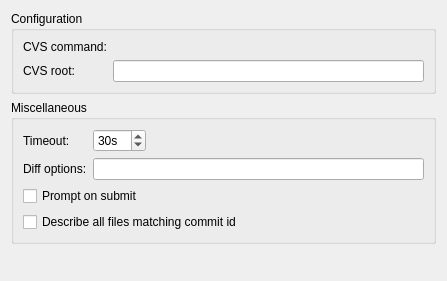
<?xml version="1.0" encoding="UTF-8"?>
<ui version="4.0">
 <class>Cvs::Internal::SettingsPage</class>
 <widget class="QWidget" name="Cvs::Internal::SettingsPage">
  <property name="geometry">
   <rect>
    <x>0</x>
    <y>0</y>
    <width>447</width>
    <height>281</height>
   </rect>
  </property>
  <layout class="QVBoxLayout" name="verticalLayout">
   <item>
    <widget class="QGroupBox" name="configGroupBox">
     <property name="title">
      <string>Configuration</string>
     </property>
     <layout class="QFormLayout" name="formLayout_2">
      <property name="fieldGrowthPolicy">
       <enum>QFormLayout::ExpandingFieldsGrow</enum>
      </property>
      <item row="0" column="0">
       <widget class="QLabel" name="commandLabel">
        <property name="text">
         <string>CVS command:</string>
        </property>
       </widget>
      </item>
      <item row="0" column="1">
       <widget class="Utils::PathChooser" name="commandPathChooser" native="true"/>
      </item>
      <item row="1" column="0">
       <widget class="QLabel" name="rootLabel">
        <property name="text">
         <string>CVS root:</string>
        </property>
       </widget>
      </item>
      <item row="1" column="1">
       <widget class="QLineEdit" name="rootLineEdit"/>
      </item>
     </layout>
    </widget>
   </item>
   <item>
    <widget class="QGroupBox" name="miscGroupBox">
     <property name="title">
      <string>Miscellaneous</string>
     </property>
     <layout class="QFormLayout" name="formLayout">
      <property name="fieldGrowthPolicy">
       <enum>QFormLayout::ExpandingFieldsGrow</enum>
      </property>
      <item row="1" column="0">
       <widget class="QLabel" name="diffOptionsLabel">
        <property name="text">
         <string>Diff options:</string>
        </property>
       </widget>
      </item>
      <item row="1" column="1">
       <widget class="QLineEdit" name="diffOptionsLineEdit"/>
      </item>
      <item row="2" column="0" colspan="2">
       <widget class="QCheckBox" name="promptToSubmitCheckBox">
        <property name="text">
         <string>Prompt on submit</string>
        </property>
       </widget>
      </item>
      <item row="3" column="0" colspan="2">
       <widget class="QCheckBox" name="describeByCommitIdCheckBox">
        <property name="toolTip">
         <string>When checked, all files touched by a commit will be displayed when clicking on a revision number in the annotation view (retrieved via commit ID). Otherwise, only the respective file will be displayed.</string>
        </property>
        <property name="text">
         <string>Describe all files matching commit id</string>
        </property>
       </widget>
      </item>
      <item row="0" column="0">
       <widget class="QLabel" name="timeOutLabel">
        <property name="text">
         <string>Timeout:</string>
        </property>
       </widget>
      </item>
      <item row="0" column="1">
       <widget class="QSpinBox" name="timeOutSpinBox">
        <property name="suffix">
         <string>s</string>
        </property>
        <property name="minimum">
         <number>1</number>
        </property>
        <property name="maximum">
         <number>360</number>
        </property>
        <property name="value">
         <number>30</number>
        </property>
       </widget>
      </item>
     </layout>
    </widget>
   </item>
   <item>
    <spacer name="verticalSpacer">
     <property name="orientation">
      <enum>Qt::Vertical</enum>
     </property>
     <property name="sizeHint" stdset="0">
      <size>
       <width>20</width>
       <height>40</height>
      </size>
     </property>
    </spacer>
   </item>
  </layout>
 </widget>
 <customwidgets>
  <customwidget>
   <class>Utils::PathChooser</class>
   <extends>QWidget</extends>
   <header location="global">utils/pathchooser.h</header>
   <container>1</container>
   <slots>
    <signal>editingFinished()</signal>
    <signal>browsingFinished()</signal>
   </slots>
  </customwidget>
 </customwidgets>
 <tabstops>
  <tabstop>rootLineEdit</tabstop>
  <tabstop>timeOutSpinBox</tabstop>
  <tabstop>diffOptionsLineEdit</tabstop>
  <tabstop>promptToSubmitCheckBox</tabstop>
  <tabstop>describeByCommitIdCheckBox</tabstop>
 </tabstops>
 <resources/>
 <connections/>
</ui>
